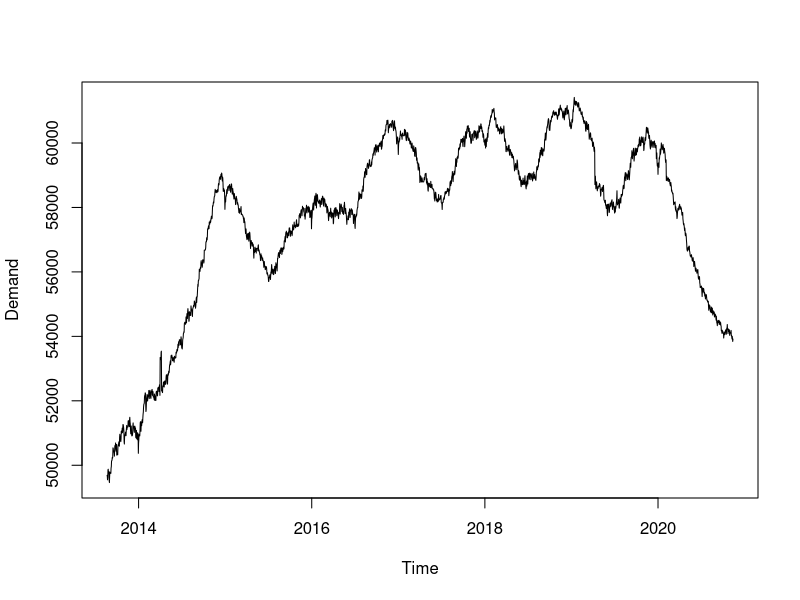
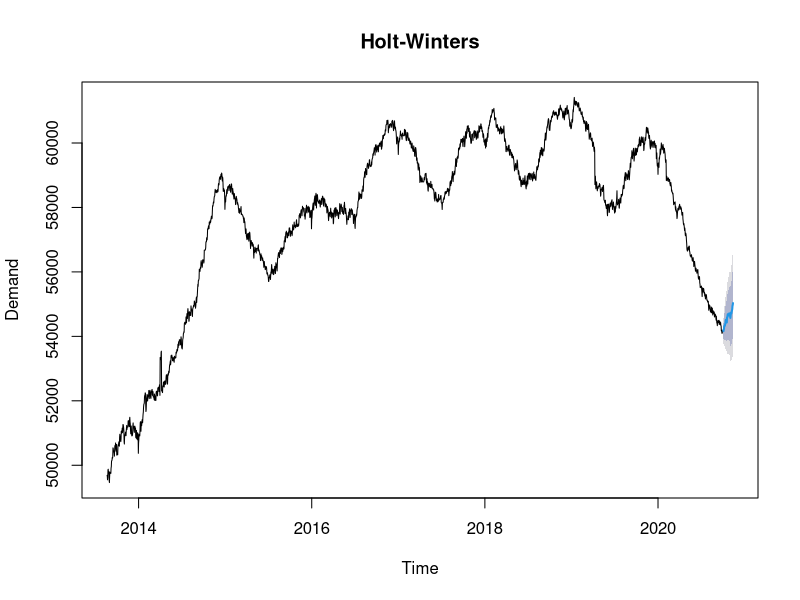
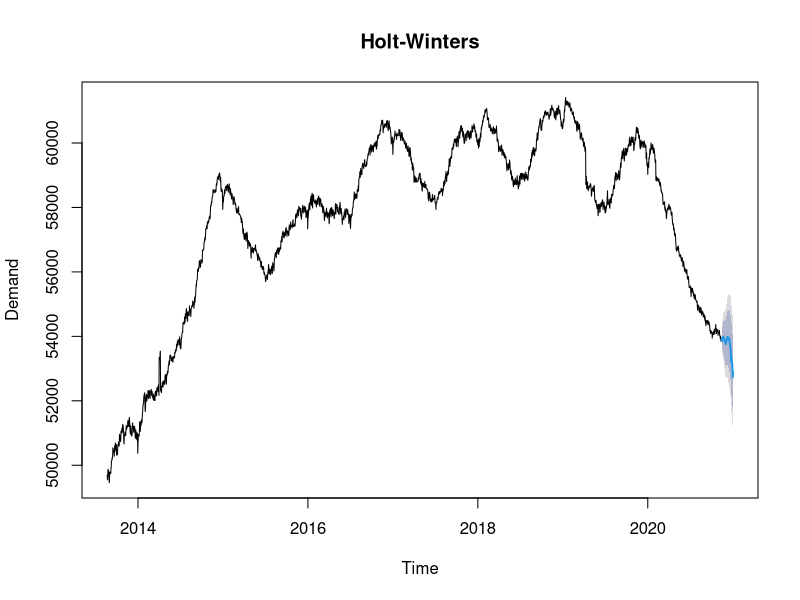

Source code (R) for these figures, in order: (Note: this script raises an error after producing the figures.)
data = read.csv("DHS_Daily_Report.csv")

data$Date = strptime(data$Date, "%m/%d/%Y")
data$Date = format(data$Date, "%Y-%m-%d")
data$Date = as.Date(data$Date)

library(dplyr)
data = data %>% select(Date, Total.Individuals.in.Shelter, Easter, 
                       Thanksgiving, Christmas)

colnames(data)[2] <- "y"

future = subset(data, data$Date > "2020-11-11")
dataset = subset(data, data$Date <= "2020-11-11")



library(lubridate)
dataset$y <- ts(dataset$y, 
                frequency = 365, 
                start=c(2013,yday(head(dataset$Date,1))))

plot(dataset$y, ylab="Demand", xlab="Time")

#####################################################
# Holt-Winters
# breaking into test set and training set
test_set = subset(dataset, dataset$Date > "2020-09-30")
training_set = subset(dataset, dataset$Date <= "2020-09-30")

# transform y series of training set into timeseries
training_set$y <-  ts(training_set$y,
                    frequency = 365,
                    start=c(2013,yday(head(training_set$Date,1))))

# holt-winters model
hw_model = HoltWinters(training_set$y, 
                       seasonal = "multiplicative")

#holt-winter prediction
library(forecast)
hw_prediction = forecast(hw_model,
                         h=nrow(test_set)) # h is length of forecast i.e. rows of test set

#only predictions of forecast, previous gives values at different level of confidence
hw_prediction$mean

#visualization
plot(hw_prediction,  ylab="Demand", xlab="Time", main="Holt-Winters")

#measuring accuracy of the model
accuracy(hw_prediction$mean, test_set$y)

####applying model to whole data
hw_model2 = HoltWinters(dataset$y, seasonal = "multiplicative")
hw_future = forecast(hw_model2, h=nrow(future))
plot(hw_future,  ylab="Demand", xlab="Time", main="Holt-Winters")


##writing csvs of our models
write.csv(hw_prediction$mean, 
          file='8.MyEnsemble/Forecast/hw_prediction.csv',
          row.names = FALSE)
write.csv(hw_future$mean,
          file="8.MyEnsemble/Future/hw_future.csv",
          row.names = FALSE)
